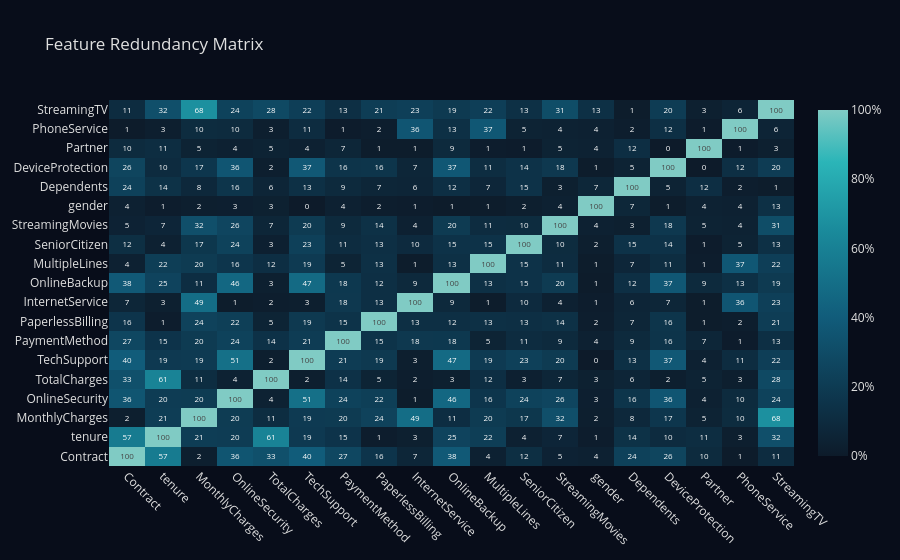

Notebook code for this chart:
### Markdown cell above
## Feature Redundancy Analysis

### Code cell
report.plot_redundancy(kind="both")

### Figure 1 — Plotly figure (JSON) as saved in the notebook; plotly's stock layout.template omitted (floating-point values rounded to 4 significant figures; data arrays with more than 128 entries replaced by an {"elided": "..."} marker saying what was removed)
{"data": [{"colorbar": {"tickformat": ".0f", "ticksuffix": "%"}, "colorscale": [[0.0, "#0D1B2A"], [0.15, "#0D3349"], [0.4, "#115C7A"], [0.65, "#1A8A9B"], [0.85, "#2BB5B8"], [1.0, "#80CBC4"]], "showscale": true, "text": {"elided": "19x19 str values"}, "textfont": {"size": 8}, "texttemplate": "%{text}", "type": "heatmap", "x": ["Contract", "tenure", "MonthlyCharges", "OnlineSecurity", "TotalCharges", "TechSupport", "PaymentMethod", "PaperlessBilling", "InternetService", "OnlineBackup", "MultipleLines", "SeniorCitizen", "StreamingMovies", "gender", "Dependents", "DeviceProtection", "Partner", "PhoneService", "StreamingTV"], "y": ["Contract", "tenure", "MonthlyCharges", "OnlineSecurity", "TotalCharges", "TechSupport", "PaymentMethod", "PaperlessBilling", "InternetService", "OnlineBackup", "MultipleLines", "SeniorCitizen", "StreamingMovies", "gender", "Dependents", "DeviceProtection", "Partner", "PhoneService", "StreamingTV"], "z": {"elided": "19x19 float values"}, "zmax": 100, "zmin": 0}], "layout": {"font": {"color": "#E0E0E0"}, "paper_bgcolor": "#080D1A", "plot_bgcolor": "#0D1B2A", "title": {"text": "Feature Redundancy Matrix"}, "xaxis": {"showgrid": false, "tickangle": 45, "zeroline": false}, "yaxis": {"showgrid": false, "zeroline": false}}}
